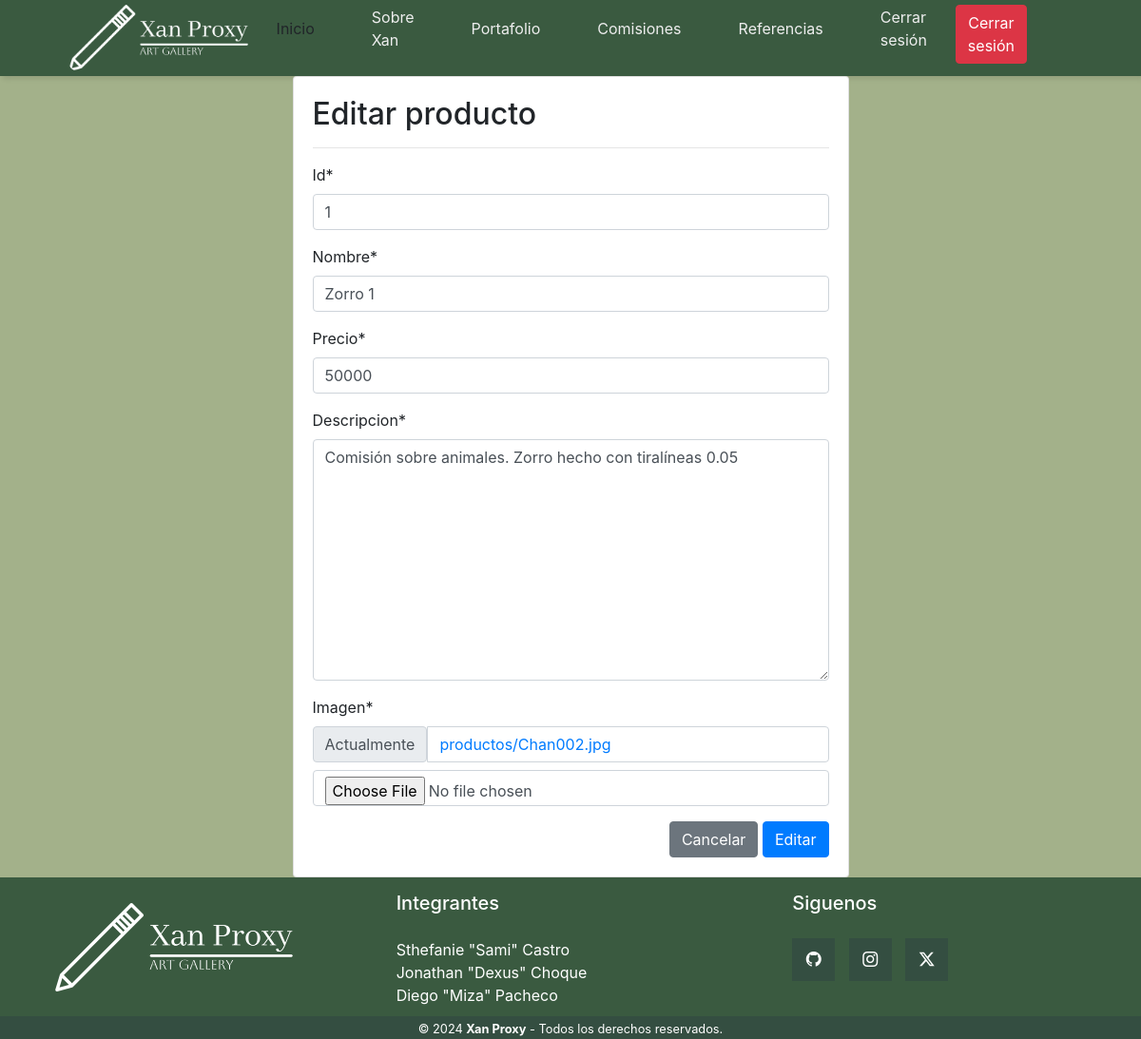
Page /modificar-producto/1/ (signed in) on the committed database.
### web/models.py (models this page shows, shortened)
class Producto(models.Model):
    id = models.IntegerField(primary_key=True)
    nombre = models.CharField(max_length=200)
    precio = models.IntegerField()
    descripcion = models.TextField()
    imagen = models.ImageField(upload_to="productos", null=True)

### web/views.py (the view, shortened to what this page needs)
# urls.py: path('modificar-producto/<id>/', modificar_producto, name="modificar_producto"),
@permission_required('web.change_producto')
def modificar_producto(request, id):
    producto = get_object_or_404(Producto, id=id)
    data = {
        'form' : ProductoForm(instance=producto)
    }
    return render(request, 'web/producto/modificar.html', data)

### web/forms.py
class ProductoForm(forms.ModelForm):
    class Meta:
        model = Producto
        fields = '__all__'

### web/templates/web/producto/modificar.html (shortened to what this page needs)
{% load static %}
<!DOCTYPE html>
<html lang="es">
<head>
    <link rel="stylesheet" href="https://cdn.jsdelivr.net/npm/bootstrap-icons@1.11.3/font/bootstrap-icons.min.css">
    <link rel="stylesheet" href="https://cdn.jsdelivr.net/npm/bootstrap@4.5.3/dist/css/bootstrap.min.css">
    <link rel="stylesheet" href="{% static '/CSS/menu.css' %}">
    <link rel="stylesheet" href="{% static '/CSS/carrusel.css' %}">
    <link rel="stylesheet" href="{% static '/CSS/style_footer.css' %}">
    <link rel="stylesheet" href="{% static '/CSS/paragraph_index.css' %}">
</head>
<body>
    <header class="header">
        <nav>
            <ul>
                <li><img src="{% static '/imgs/logo-xan-proxy.png' %}" alt="logo"></li>
                <li class="hideOnMobile"><a>Inicio</a></li>
                <li class="hideOnMobile"><a href="{% url 'info' %}">Sobre Xan</a></li>
                <li class="hideOnMobile"><a href="{% url 'portafolio' %}">Portafolio</a></li>
                <li class="hideOnMobile"><a href="{% url 'patreon' %}">Comisiones</a></li>
                <li class="hideOnMobile"><a href="{% url 'referencia' %}">Referencias</a></li>
                {% if user.is_authenticated %}
                <li>
                    <a href="{% url 'logout' %}">Cerrar sesión</a>
                </li>
                <li>
                    <form action="{% url 'logout' %}" method="POST">
                        <button type="submit" class="btn btn-danger">Cerrar sesión</button>
                    </form>
                </li>
                {% else %}
                <li>
                    <a href="{% url 'login' %}">Iniciar sesión</a>
                </li>
                {% endif %}
            </ul>
        </nav>
    </header>
        {% load crispy_forms_tags %}
            <div class="row">
                <div class="col-12 col-md-6 offset-md-3">
                    <div class="card">
                        <div class="card-body">
                            <h2>Editar producto</h2>
                            <hr>
                            <form action="" method="post" enctype="multipart/form-data">
                            {{ form | crispy }}
                            <div class="d-flex justify-content-end">
                               <input type="reset" value="Cancelar" class="btn btn-secondary">
                              <input type="submit" value="Editar" class="btn btn-primary">
                            </div>
                            </form>
                        </div>
                    </div>
                </div>
            </div>
    <footer class="pie">
        <div class="grupo-1">
            <div class="caja">
                <figure>
                    <img src="{% static '/imgs/logo-xan-proxy.png' %}" alt="logo xan proxy">
                </figure>
            </div>
            <div class="caja">
                <h2>Integrantes</h2>
                <p>Sthefanie "Sami" Castro <br>Jonathan "Dexus" Choque <br>Diego "Miza" Pacheco</p>
            </div>
            <div class="caja">
                <h2>Siguenos</h2>
                <div class="redes">
                    <a href="https://github.com/MizaBard" target="_blank"><i class="bi bi-github"></i></a>
                    <a href="https://www.instagram.com/purenonsince/" target="_blank"><i class="bi bi-instagram"></i></a>
                    <a href="https://twitter.com/MizaSenpai" target="_blank"><i class="bi bi-twitter-x"></i></a>
                </div>
            </div>
        </div>
        <div class="grupo-2">
            <small>&copy; 2024 <b>Xan Proxy</b> - Todos los derechos reservados.</small>
        </div>
    </footer>
</body>
</html>

### web/static/CSS/menu.css (style rules this page uses)
* { margin: 0; padding: 0; }
body { background-color: #a3b18a; }
nav { background-color: #3a5a40; box-shadow: 3px 3px 5px rgba(0, 0, 0, 0.1); justify-content: space-between; align-items: center; height: 80px; padding: 5px 10%; }
.header img { height: 70px; width: auto; transition: all 0.3s; border-radius: 10px; }
nav ul { width: 100%; list-style: none; display: flex; justify-content: flex-end; align-items: center; }
nav li { height: 50px; }
nav a { height: 100%; padding: 0 30px; text-decoration: none; display: flex; align-items: center; color: #eeeeee; }
nav li:first-child { margin-right: auto; }

### web/static/CSS/style_footer.css (style rules this page uses)
* { margin: 0; padding: 0; box-sizing: border-box; }
body { display: grid; grid-template-rows: auto 1fr auto; min-height: 100vh; }
.pie { width: 100%; background-color: #3a5a40; }
.pie .grupo-1 { width: 100%; max-width: 1200px; margin: auto; display: grid; grid-template-columns: repeat(3, 1fr); grid-gap: 50px; padding: 0px; }
.pie .grupo-1 .caja figure { width: 100%; height: 100%; display: flex; justify-content: center; align-items: center; }
.pie .grupo-1 .caja figure img { width: 250px; }
.pie .grupo-1 .caja h2 { padding-top: 15px; color: rgb(255, 255, 255); margin-bottom: 25px; font-size: 20px; }
.pie .grupo-1 .caja p { color: white; margin-bottom: 10px; }
.pie .grupo-1 .redes a { display: inline-block; text-decoration: none; width: 45px; height: 45px; line-height: 45px; color: rgb(255, 255, 255); margin-right: 10px; background-color: #344e41; text-align: center; }
.pie .grupo-2 { background-color: #344e41; text-align: center; color: white; }

### rows in the picture
Producto: id "1", nombre "Zorro 1", precio "50000", descripcion "Comisión sobre animales. Zorro hecho con tiralíneas 0.05"
